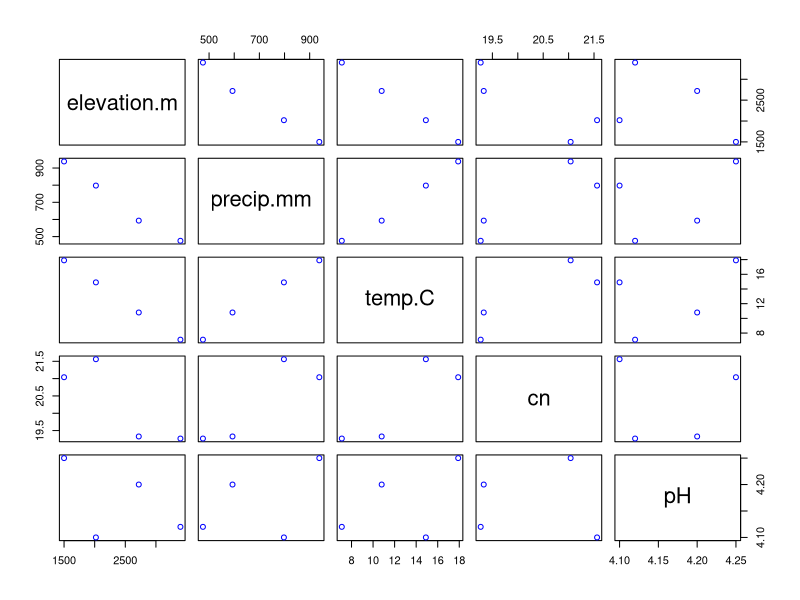
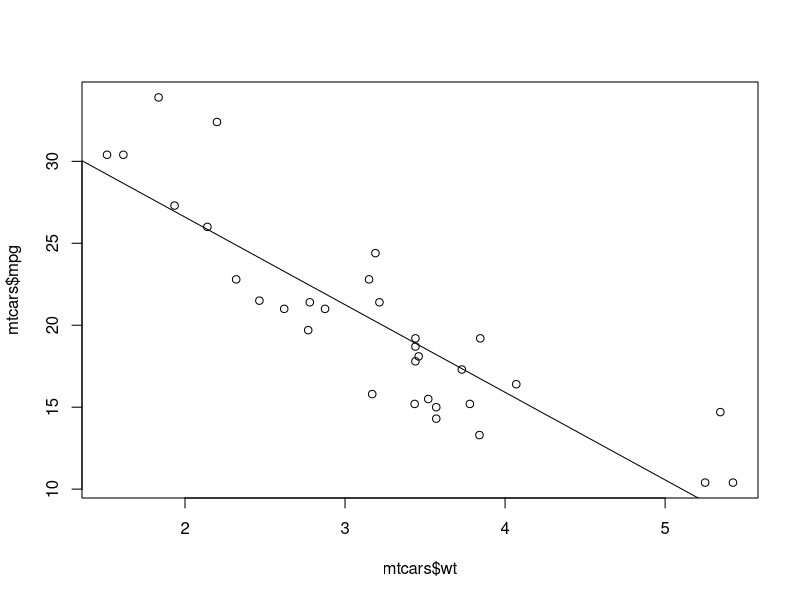
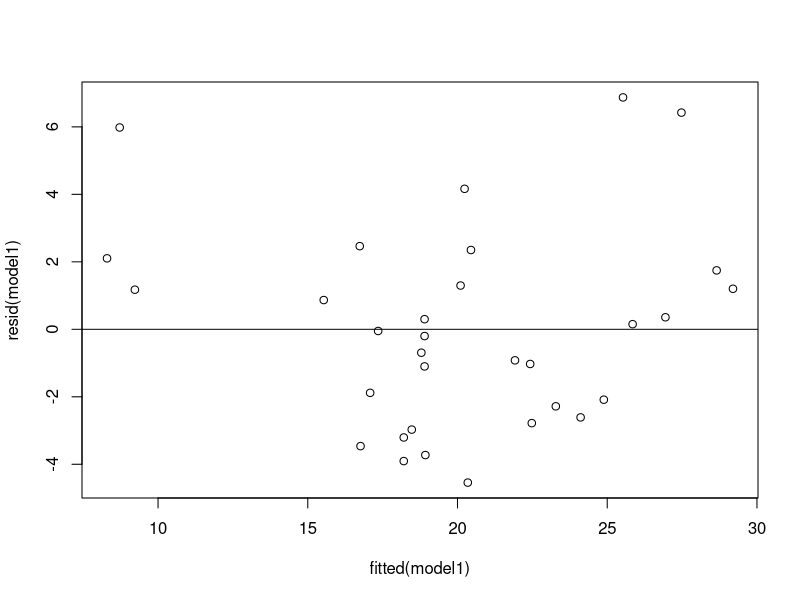
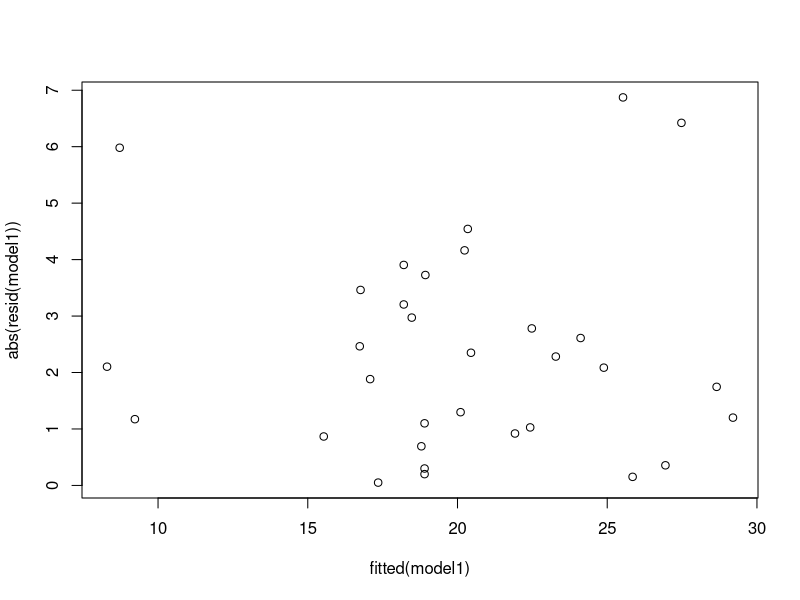
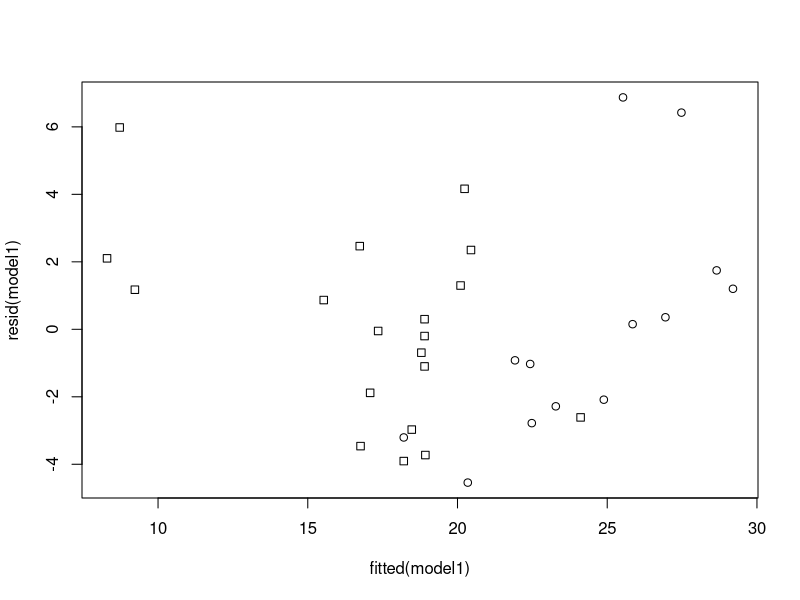
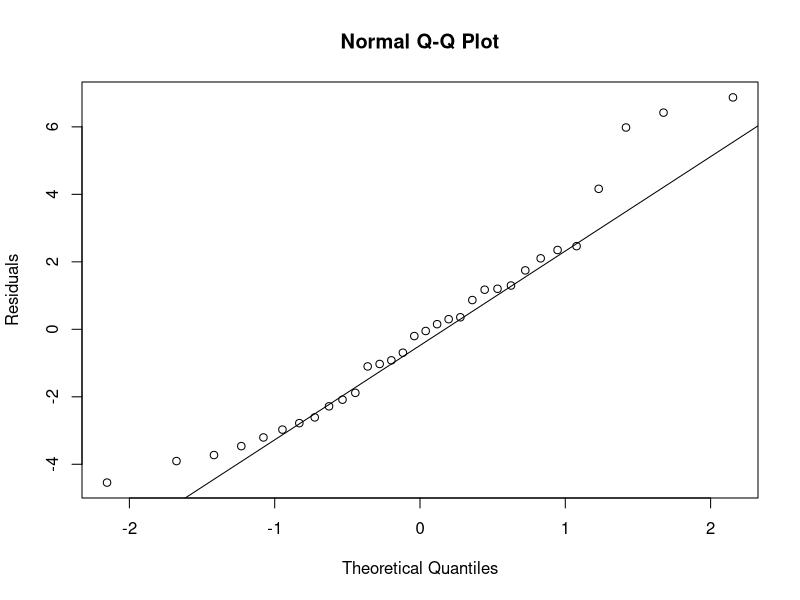
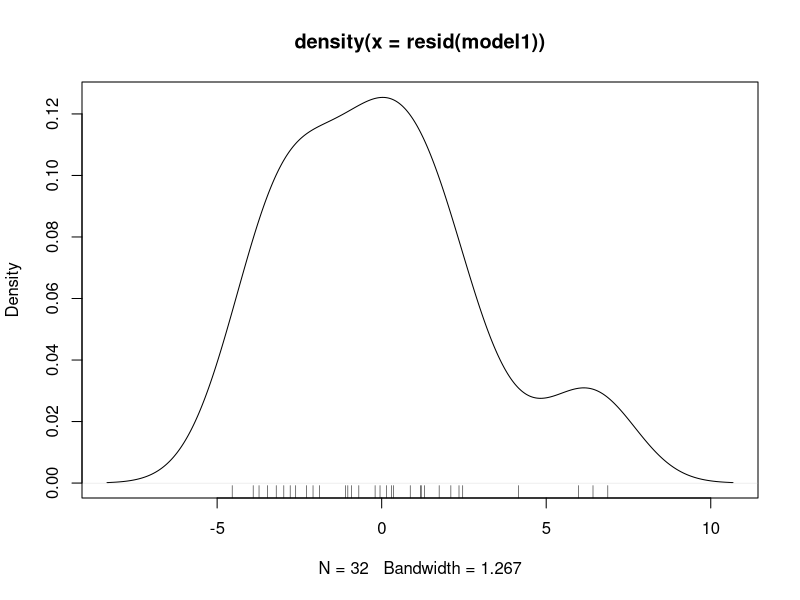
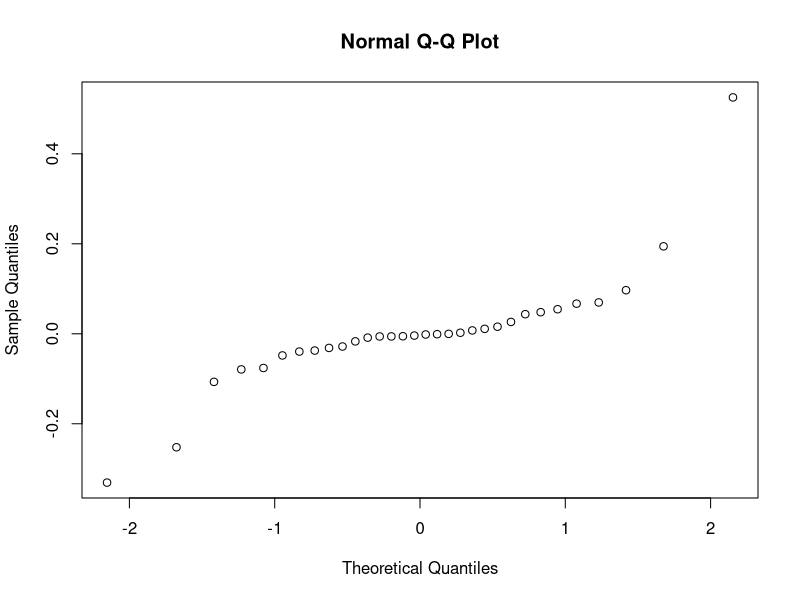

Here is the R script that generated these plots, in order:
## ---- chunk 1
#Input of elevation data in meters
m <- c(1500,2020,2720,3400)
#Input of precip data (mm) at each elevation
ppt <- c(938.3,797.6,593.2,475.6)
#Input of mean temperature data (degrees celsius) at each elevation
temp <- c(17.9,14.9,10.8,7.1)
#Input of soil C:N ratio at each elevation
cn <- c(21.04,21.56,19.33,19.27)
#Input of O-horizon soil pH at each elevation
pH <- c(4.25,4.1,4.2,4.12)
## ---- chunk 2
cor(m,ppt)
cor(m,temp)
cor(temp,ppt)
cor(m,cn)
cor(m,pH)
cor(temp,pH)
## ---- chunk 3
abiotic <- data.frame(elevation.m= m, precip.mm=ppt,temp.C = temp, cn = cn, pH= pH)
#Plot all possible combinations of these variables with blue symbols
plot(abiotic, col= "blue")
## ---- chunk 4
m1 <- lm(pH~temp.C, data= abiotic)
summary(m1)
## ---- chunk 5
model1 <- lm(mpg~wt,data=mtcars)
summary(model1)
plot(mtcars$wt,mtcars$mpg)
abline(model1)
## ---- chunk 6
plot(fitted(model1),resid(model1))
abline(h=0)
## ---- chunk 7
plot(fitted(model1),abs(resid(model1)))
## ---- chunk 8
summary(lm(abs(resid(model1))~ fitted(model1)))
## ---- chunk 9
plot(resid(model1)~fitted(model1),pch=unclass(mtcars$am))
## ---- chunk 10
library(car)
leveneTest(mtcars$mpg,mtcars$am)
## ---- chunk 11
qqnorm(resid(model1),ylab="Residuals")
qqline(resid(model1))
## ---- chunk 12
plot(density(resid(model1)))
rug(resid(model1))
## ---- chunk 13
gi <- influence(model1)
qqnorm(gi$coef[,2])
